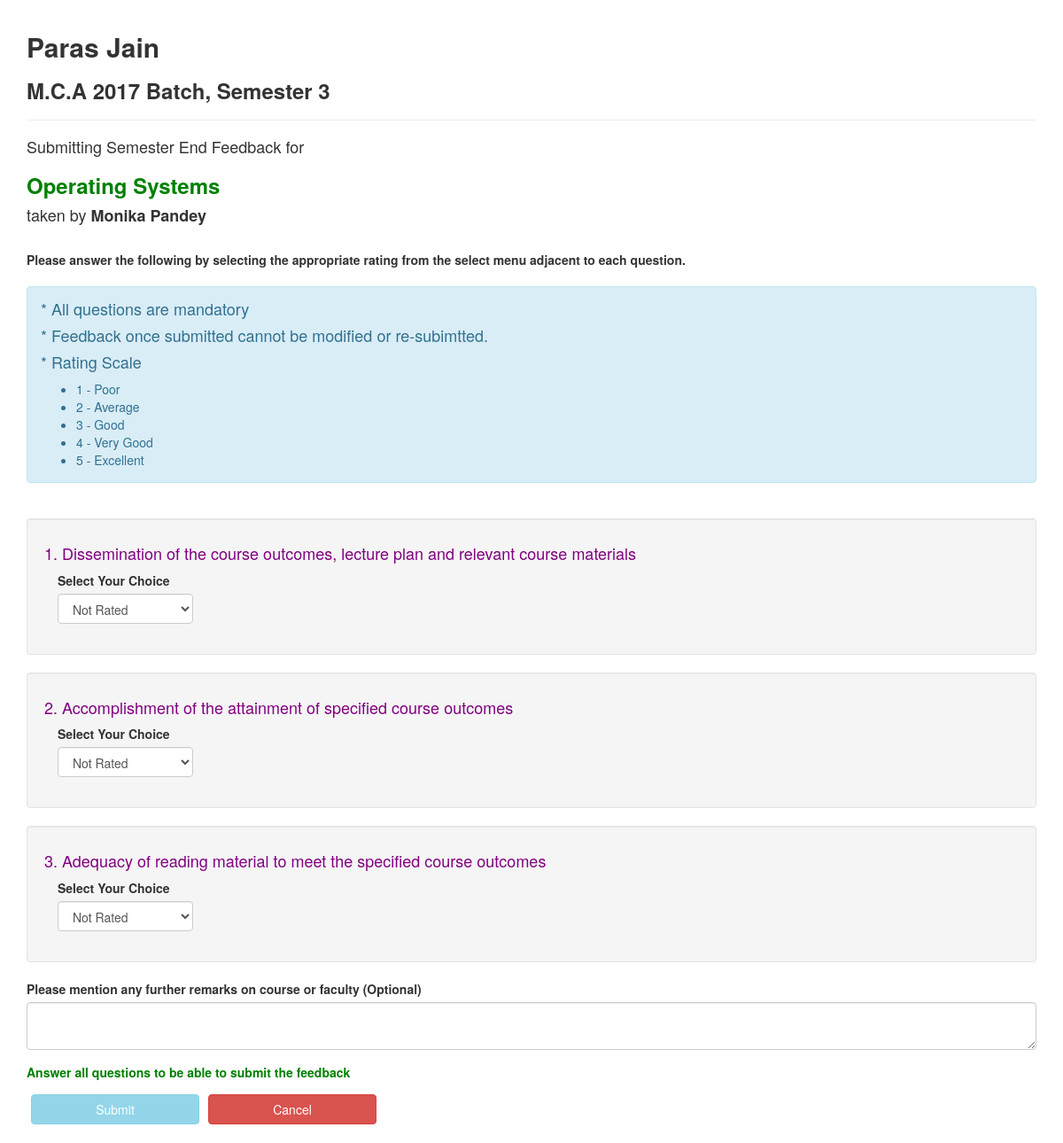
Before: /feedback?offering_id=1 (signed in) with the older database file.
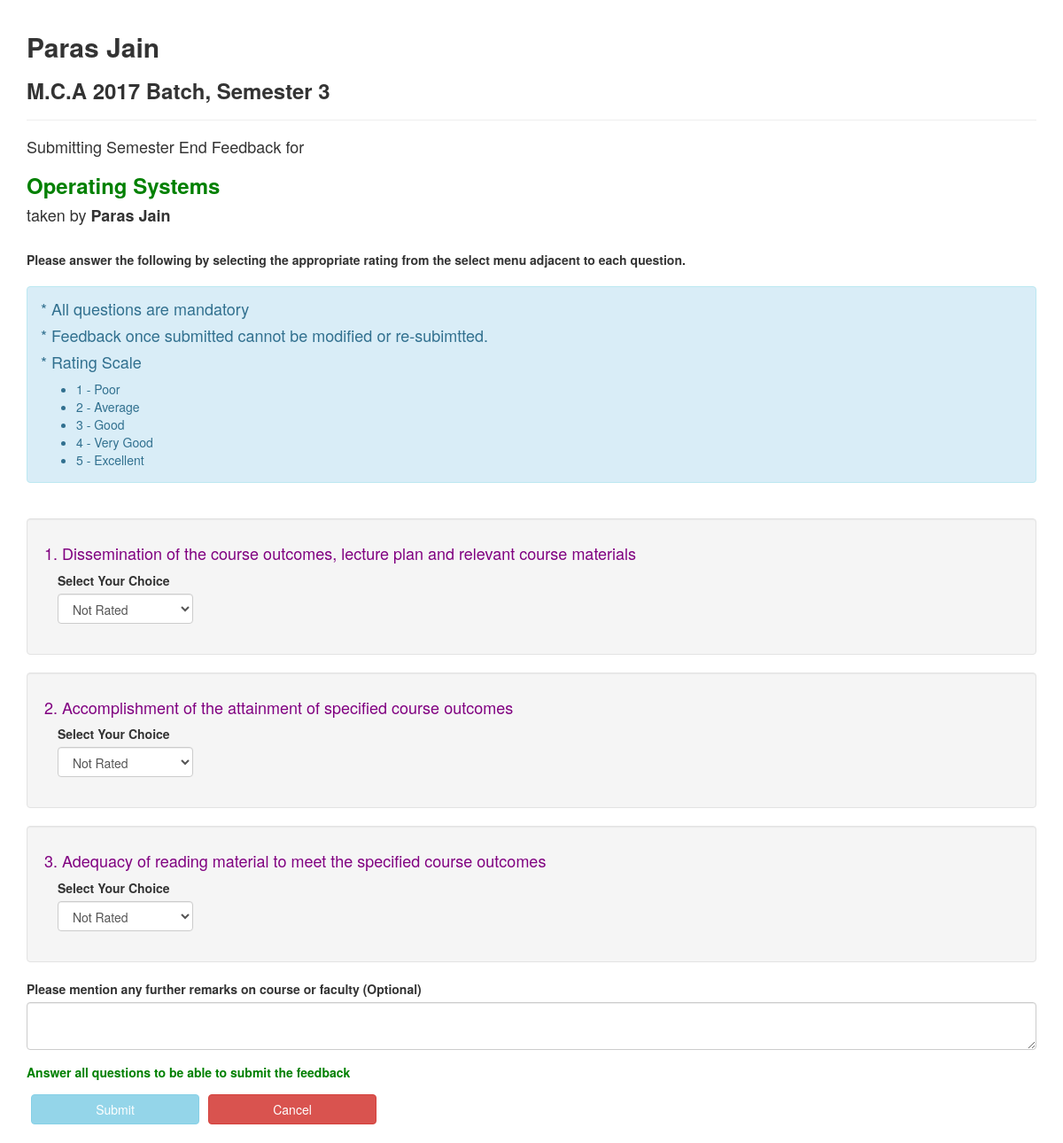
After: the same page with the newer database file.
### feedback/models.py (models this page shows, shortened)
class PaperOffering(models.Model):
	course = models.ForeignKey('Course', related_name='offerings', on_delete=models.CASCADE)
	paper = models.ForeignKey('Paper', related_name='offerings', on_delete=models.CASCADE)
	semester = models.IntegerField() # Semester 1,2,...8
	year = models.IntegerField()  # To identify the batch eg. "2018"
	faculty = models.ForeignKey('User', related_name='teachings', blank=True, null=True, on_delete=models.SET_NULL)  # Who taught this paper under the given course

class User(AbstractUser):
	isFaculty = models.BooleanField(default=False)
	profileImage = models.ImageField(null=True, blank=True, upload_to=helpers.PathAndRenameFile('profiles/images'))
	birthDate = models.DateField(blank=True, null=True)
	gender = models.CharField(blank=True, null=True, max_length=10)
	contact = models.CharField(blank=True, null=True, max_length=15, unique=True)
	email = models.EmailField(unique=True, max_length=255, verbose_name="Email Address")
	course = models.ForeignKey('Course', related_name='students', blank=True, null=True, on_delete=models.SET_NULL)
	startYear = models.IntegerField(default=2018)  # To identify the batch to which the student belongs for eg. "2017"-2020 for a 3 year course
	def get_semester(self):
		user = self
		now = datetime.datetime.now()
		curr_year = int(now.strftime("%Y"))
		year_diff = curr_year - user.startYear
		curr_month = int(now.strftime("%m"))
		if 12 >= curr_month >= 7:
			return 2 * year_diff + 1
		else:
			return 2 * year_diff + 2

class Course(models.Model):
	title = models.CharField(max_length=200)  # MCA, BTECH CSE...
	duration = models.IntegerField()  # in years

class Paper(models.Model):
	kindChoices = (
		('lab', 'Lab'),
		('theory', 'Theory')
	)
	title = models.CharField(max_length=200)  # DS, algo, ...
	kind = models.CharField(max_length=20, choices=kindChoices)

### feedback/views.py (the view, shortened to what this page needs)
# urls.py: url(r'^feedback', views.user_feedback),
@login_required()
def user_feedback(request):
	if request.method == 'GET':
		offering_id = request.GET.get("offering_id", 0)
		try:
			paper_offering = PaperOffering.objects.get(pk=offering_id)
			questions = FeedbackQuestion.objects.filter(kind=paper_offering.paper.kind)
			context = {
				'paper_offering': paper_offering,
				'questions': questions,
			}
			return render(request, 'feedback/user_feedback.html', context)
		except PaperOffering.DoesNotExist:
			return redirect("/")

### templates/feedback/user_feedback.html (shortened to what this page needs)
{% extends 'feedback/base.html' %}
{% block content %}
    <h4>Submitting Semester End Feedback for </h4>
    <h3 style="color:green"><b>{{ paper_offering.paper.title }}</b></h3>
    <h4>taken by <b>{{ paper_offering.faculty.first_name}}</b></h4>
    <br/>
    <b>Please answer the following by selecting the appropriate rating from the select menu adjacent to each question.</b>
    <br/><br/>
    <div class="alert alert-info">
    <h4>* All questions are mandatory</h4>
    <h4>* Feedback once submitted cannot be modified or re-subimtted.</h4>
    <h4>* Rating Scale</h4>
    <ul>
        <li>1 - Poor</li>
        <li>2 - Average</li>
        <li>3 - Good</li>
        <li>4 - Very Good</li>
        <li>5 - Excellent</li>
    </ul>
    </div>
    {% for question in questions %}
        <br>
        {% include 'partials/question.html' with question=question count=forloop.counter %}
    {% endfor %}
    <div class="form-group">
        <label>Please mention any further remarks on course or faculty (Optional)</label>
        <textarea class="remarks form-control"></textarea>
    </div>
    <p style="color:green" class="submitAllMsg"><b>Answer all questions to be able to submit the feedback</b></p>
    <button class="btn btn-info col-md-2 submitButton" style="margin: 5px;" onclick="submit()" disabled>Submit</button>
    <a href="/" class="btn btn-danger col-md-2" style="margin: 5px;">Cancel</a>
{% endblock %}

### templates/feedback/base.html (shortened to what this page needs)
{%load static %}
<html>
    <head>
        <link rel="stylesheet" href="{% static 'base_css.css' %}">
        <link rel="stylesheet" href="https://maxcdn.bootstrapcdn.com/bootstrap/3.3.7/css/bootstrap.min.css">
    </head>
    <body class="container" onload="ajaxSetup()">
        <h2><b>{{ request.user.first_name }}</b></h2>
        <h3><b>{{ paper_offering.course.title }} {{ request.user.startYear }} Batch, Semester {{ request.user.get_semester }} </b></h3>
        <hr>
        {% block content %}
        {% endblock %}
    </body>
</html>

Changed rows visible on the page:
changed PaperOffering "Operating Systems": faculty.first_name "Monika Pandey" → "Paras Jain"
